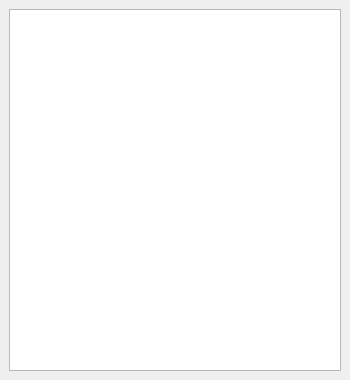
<ui version="4.0" >
 <class>EntityInspectorDock</class>
 <widget class="QDockWidget" name="EntityInspectorDock" >
  <property name="geometry" >
   <rect>
    <x>0</x>
    <y>0</y>
    <width>350</width>
    <height>380</height>
   </rect>
  </property>
  <property name="windowTitle" >
   <string>DockWidget</string>
  </property>
  <widget class="QWidget" name="dockWidgetContents" >
   <layout class="QHBoxLayout" name="horizontalLayout" >
    <item>
     <widget class="EntityInspector" name="entityInspector" />
    </item>
   </layout>
  </widget>
 </widget>
 <customwidgets>
  <customwidget>
   <class>EntityInspector</class>
   <extends>QTreeView</extends>
   <header>entityinspector</header>
  </customwidget>
 </customwidgets>
 <resources/>
 <connections/>
</ui>
